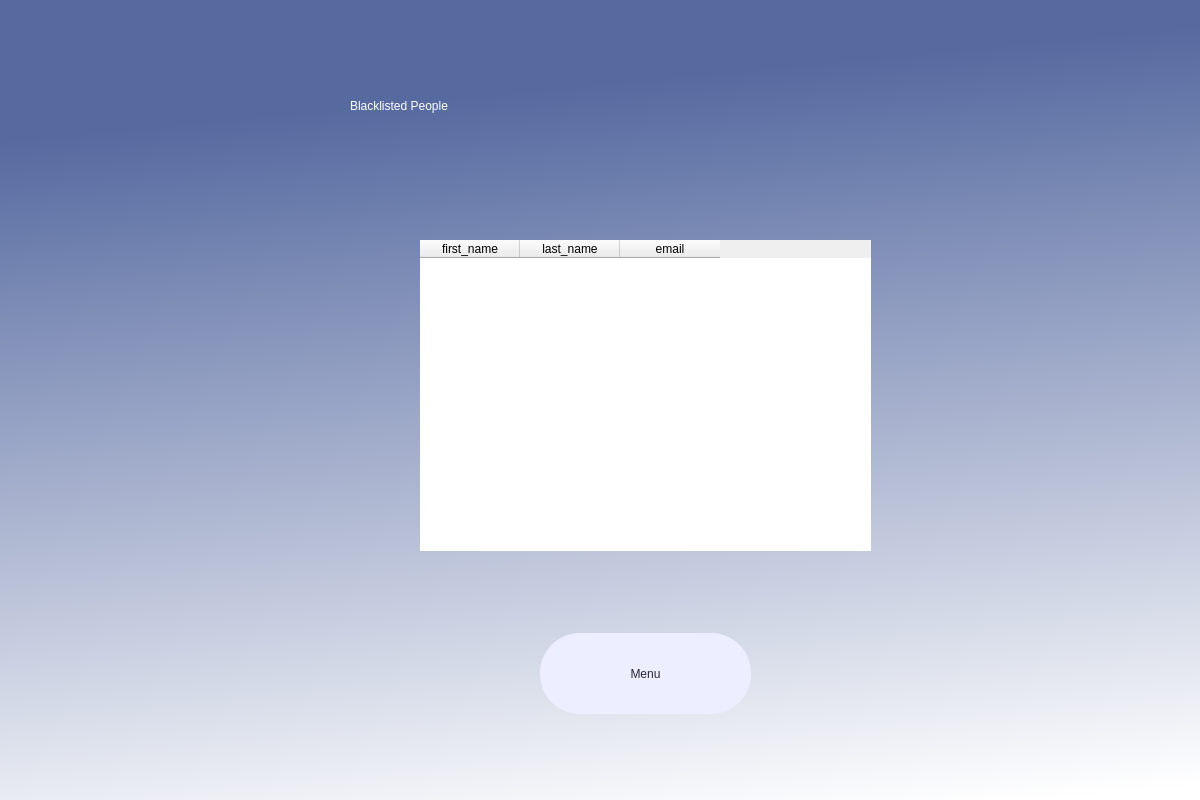
<?xml version="1.0" encoding="UTF-8"?>
<ui version="4.0">
 <class>Dialog</class>
 <widget class="QDialog" name="Dialog">
  <property name="geometry">
   <rect>
    <x>0</x>
    <y>0</y>
    <width>1200</width>
    <height>800</height>
   </rect>
  </property>
  <property name="windowTitle">
   <string>Dialog</string>
  </property>
  <property name="styleSheet">
   <string notr="true"/>
  </property>
  <widget class="QWidget" name="widget" native="true">
   <property name="geometry">
    <rect>
     <x>0</x>
     <y>0</y>
     <width>1200</width>
     <height>800</height>
    </rect>
   </property>
   <property name="styleSheet">
    <string notr="true">QWidget#widget{
background-color: qlineargradient(spread:pad, x1:0.742, y1:0.0679545, x2:0.877, y2:1, stop:0 rgba(86, 106, 160, 255), stop:1 rgba(255, 255, 255, 255));}</string>
   </property>
   <widget class="QPushButton" name="menu">
    <property name="geometry">
     <rect>
      <x>540</x>
      <y>633</y>
      <width>211</width>
      <height>81</height>
     </rect>
    </property>
    <property name="styleSheet">
     <string notr="true">background-color: rgb(237, 238, 255);
border-radius: 40px;
font: 20pt &quot;Times New Roman&quot;;color:rgb(40, 39, 54)</string>
    </property>
    <property name="text">
     <string>Menu</string>
    </property>
   </widget>
   <widget class="QTableWidget" name="datatable">
    <property name="geometry">
     <rect>
      <x>420</x>
      <y>240</y>
      <width>451</width>
      <height>311</height>
     </rect>
    </property>
    <property name="styleSheet">
     <string notr="true">border-radius: 40px;</string>
    </property>
    <column>
     <property name="text">
      <string>first_name</string>
     </property>
    </column>
    <column>
     <property name="text">
      <string>last_name</string>
     </property>
    </column>
    <column>
     <property name="text">
      <string>email</string>
     </property>
    </column>
   </widget>
   <widget class="QLabel" name="label">
    <property name="geometry">
     <rect>
      <x>350</x>
      <y>40</y>
      <width>671</width>
      <height>131</height>
     </rect>
    </property>
    <property name="styleSheet">
     <string notr="true">font: 40pt &quot;Times New Roman&quot;;color:rgb(255, 255, 255)</string>
    </property>
    <property name="text">
     <string>Blacklisted People</string>
    </property>
   </widget>
  </widget>
 </widget>
 <resources/>
 <connections/>
</ui>
